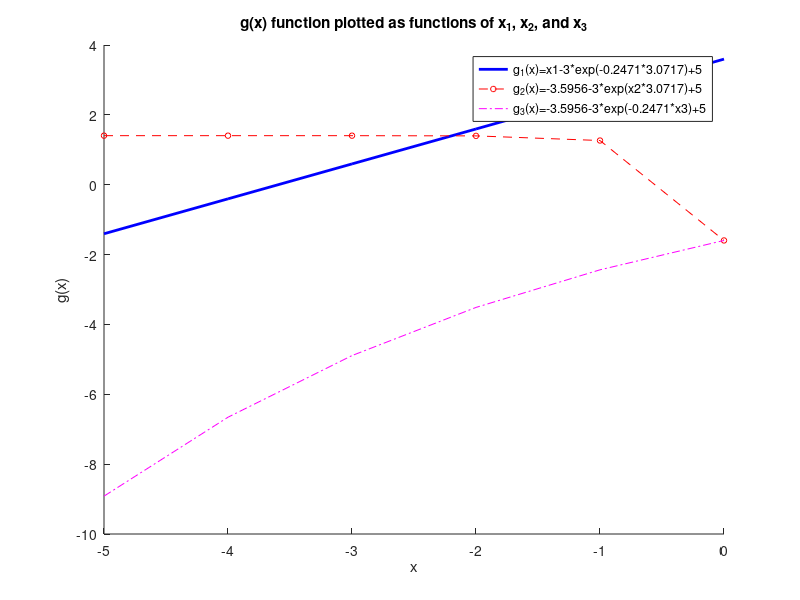
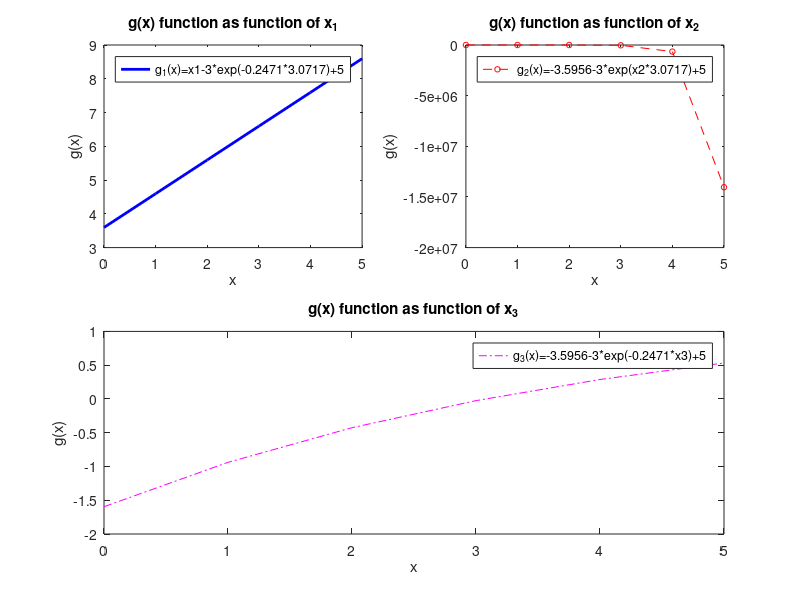

The MATLAB source for these figures, in order:
clear all;
clc;

figure('Name','Single Plot');
x=(-5:0);

g1=x-3*exp(-0.2471*3.0717)+5;
g2=-3.5956-3*exp(x*3.0717)+5;
g3=-3.5956-3*exp(-0.2471*x)+5;

hold on

plot(x,g1,'-b', 'LineWidth',2)
plot(x,g2,'r--o','MarkerSize',4)
plot(x,g3,'-.m')

legend('g_{1}(x)=x1-3*exp(-0.2471*3.0717)+5','g_{2}(x)=-3.5956-3*exp(x2*3.0717)+5', 'g_{3}(x)=-3.5956-3*exp(-0.2471*x3)+5')
xlabel('x');
ylabel('g(x)')
title('g(x) function plotted as functions of x_{1}, x_{2}, and x_{3}')

figure('Name','Subplot');
x2 = (0:5);

g4=x2-3*exp(-0.2471*3.0717)+5;
g5=-3.5956-3*exp(x2*3.0717)+5;
g6=-3.5956-3*exp(-0.2471*x2)+5;

subplot(2,2,1)
plot(x2,g4,'-b', 'LineWidth',2)
xlabel('x');
ylabel('g(x)')
legend('g_{1}(x)=x1-3*exp(-0.2471*3.0717)+5')
title('g(x) function as function of x_{1}')

subplot(2,2,2)
plot(x2,g5,'r--o','MarkerSize',4)
xlabel('x');
ylabel('g(x)')
legend('g_{2}(x)=-3.5956-3*exp(x2*3.0717)+5')
title('g(x) function as function of x_{2}')

subplot(2,2,[3,4])
plot(x2,g6,'-.m')
xlabel('x');
ylabel('g(x)')
legend('g_{3}(x)=-3.5956-3*exp(-0.2471*x3)+5')
title('g(x) function as function of x_{3}')